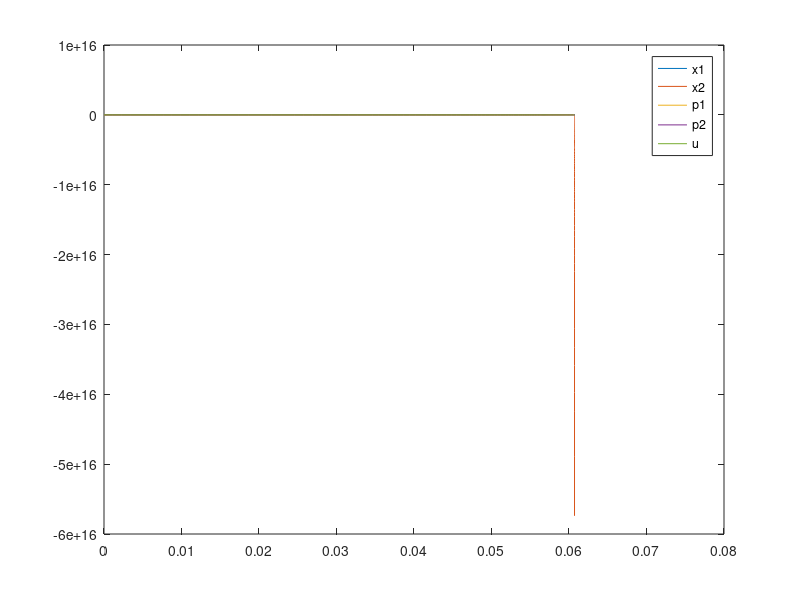

Reproduce this figure in MATLAB.
%--------------------------------------------------------------------------
% 1395/3/8 (May, 28, 2016)
% by Nima Assadian
% Department of Aerospace Engineering
% Sharif University of Technology
%--------------------------------------------------------------------------
% This program is designed for optimal control course. This course is
% intended for students of engineering.
%--------------------------------------------------------------------------
% In this code, an optimal control problem of a linear system
% with quadratic cost function is solved throught the simple shooting method.
%--------------------------------------------------------------------------
%==========================================================================
% Main Routine
%==========================================================================
function OptimalControl_Shooting()
% clc

global tf R Q H B x0 inv_R

% ------------------        Dynamic System Modeling       -----------------
% Dynamic System Modeling is an approach to understanding the behaviour of
% systems. A linear control system can be written as:xdot=Ax+Bu
% where x in R(n) is called the state, u in R(m) is the input and
% A and B are matrices with proper dimensions, either constant or
% time-varying.
% Following is a brief description of the system modeling's input arguments:
% A    :  state matrix of the given system
% B    :  input matrix of the given system
% x0   :  initial state vector

B	= [0
	   1];
x0		= [1 .2]';
% -------------------      Cost Function         --------------------------
%  A control problem includes a cost functional that is a function of state
%  and control variables.In optimal control theory, the following objective
%  function is minimized:
% J(u, x(t), t) =h(x(tf),tf)+int(g(x(t),u(t),t)dt
% A special case of the general nonlinear optimal control problem given in
% the previous section is the linear quadratic regulator(LQR) optimal
% control problem. The LQR problem is stated as follows.
% Minimize the quadratic continuous-time cost functional
% J(u, x(t), t) = 0.5 * x(tf) H x(tf)+ 0.5 * int(x(t)Q(t)x(t) + u(t)R(t)u(t))dt
% where Q(t) and H are symmetric positive semi-definite n × n matrices,
% R(t) is a symmetric positive definite m×m matrix.
% Note that the LQR cost functional can be thought of physically as
% attempting to minimize the control energy (measured as a quadratic form).
% Following is a brief description of the cost function's input arguments:
% x(t)Q(t)x(t)  :  penalizes the transient state deviation
% x(tf) H x(tf) :  penalizes the finite state
% u(t)R(t)u(t)  :  penalizes the control effort
% H             :  the finite terminal weighting matrix
% Q             :  the state weighting matrix
% R             :  the control weighting matrix
% tf            :  the final time
H		= 10*eye(2);
Q		= 1*eye(2);
R		= 1;
inv_R   = inv(R);
tf		= 5;
%==========================================================================
%  Simple shooting loop
%==========================================================================
tol			= 1e-8;
norm_F      = tol + 1;
max_count	= 100;
counter		= 0;
p0	= [0.03 -0.2]';
options = odeset('AbsTol', 1e-6, 'RelTol', 1e-6);
while (norm_F > tol && counter < max_count)
	counter		= counter + 1;
	%======================================================================
	% computing the F
	%======================================================================
	z0 = [x0;p0];
	[time_x, z] = ode45(@diff_equ, [0 tf], [z0], options);
	xf	= z(end,1:2)';
	pf	= z(end,3:4)';
% 	F	= pf - H*xf;
	F	= xf - [0;0];
	norm_F	= norm(F,2);
	
	%======================================================================
	% computing the dF/dy      y = p(0)
	%======================================================================
	dp	= 0.00001;
	for i=1:2
		p0(i)	= p0(i) + dp;
		z0		= [x0;p0];
		[time_x, z] = ode45(@diff_equ, [0 tf], [z0], options);
		xf	= z(end,1:2)';
		pf	= z(end,3:4)';
		% 	F2	= pf - H*xf;
		F2	= xf - [3;-1];
		phi(:,i)	= (F2-F)/dp;
		p0(i)	= p0(i) - dp;
	end
% 	p0		= p0 - inv(phi)*F;
	p0		= p0 - phi\F;
end
figure;
u = -inv_R*B'*z(:,3:4)';
plot(time_x,[z,u'])
legend('x1','x2','p1','p2','u')
counter

end


%==========================================================================
% FUNCTIONS
%==========================================================================
% This function computes model differential equations, that is expressed as:
% xdot=Ax+Bu
% Note: The initial condition is initial state.
function d = diff_equ(~, Z)
global B inv_R
X	= Z(1:2);
x_1 = X(1);
x_2 = X(2);
d(1, 1) = x_2;
d(2, 1) = -0.4 * x_1 - 0.4 * x_2^2;
P	= Z(3:4);
d	= d - B*inv_R*B'*P;
%d(3:4)	= -Q*X - A'*P;
p_1 = P(1);
p_2 = P(2);
d(3, 1) = -(x_1 + -0.4 * p_2 );
d(4, 1) = -(x_2 + p_1 - 0.4 * p_2 * x_2);
end

%==========================================================================
